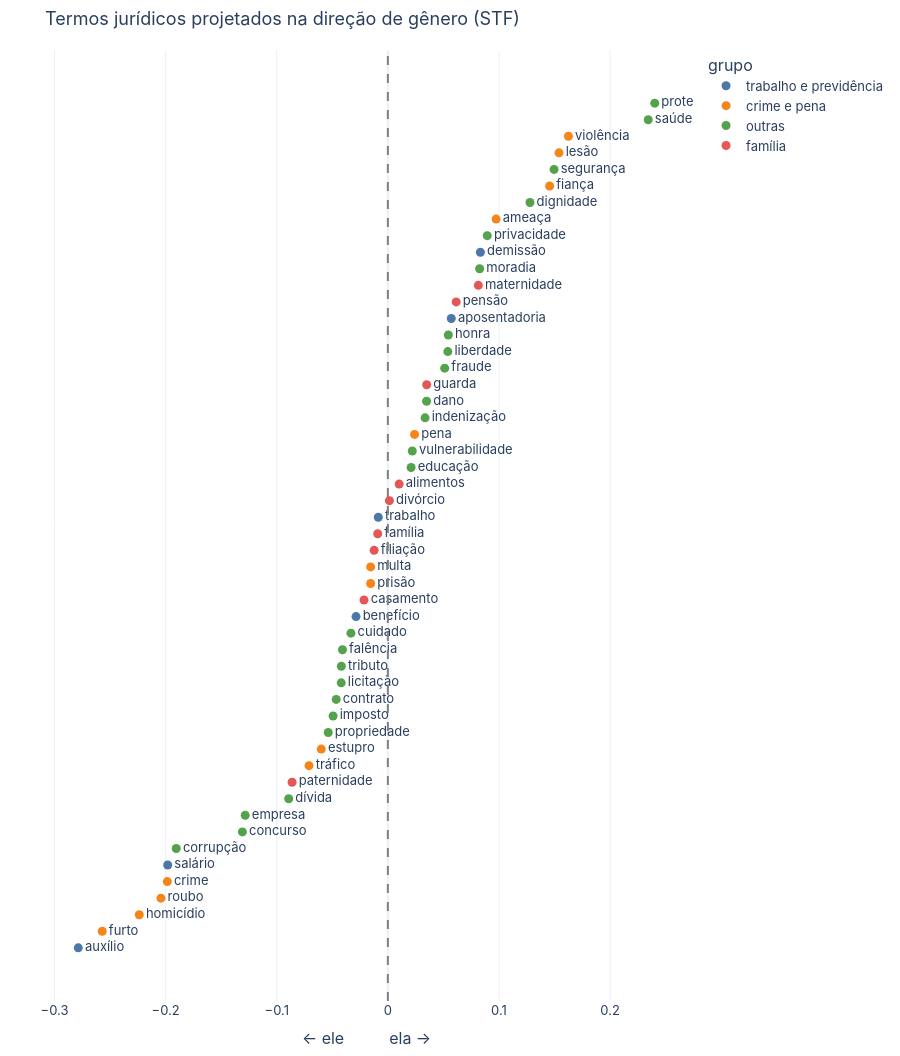

Source (notebook cell):
### Code cell
labels = {"crime e pena": ["crime", "violência", "homicídio", "furto", "roubo", "tráfico", "estupro", "lesão", "ameaça", "prisão", "fiança", "pena", "multa"],
          "família": ["família", "guarda", "pensão", "alimentos", "divórcio", "casamento", "maternidade", "paternidade", "filiação"],
          "trabalho e previdência": ["trabalho", "salário", "assédio", "demissão", "aposentadoria", "benefício", "auxílio"]}
df = profile(leg, neutros, g_leg, labels)
bias_axis_figure(df, title="Termos jurídicos projetados na direção de gênero (STF)", axis_label="← ele          ela →")

### Figure 1 — Plotly figure (JSON) as saved in the notebook; plotly's stock layout.template omitted (floating-point values rounded to 4 significant figures)
{"data": [{"hovertemplate": "grupo=trabalho e previdência<br>proj_g=%{x}<br>_y=%{y}<br>palavra=%{text}<extra></extra>", "legendgroup": "trabalho e previdência", "marker": {"color": "#4C78A8", "size": 9, "symbol": "circle"}, "mode": "markers+text", "name": "trabalho e previdência", "orientation": "v", "showlegend": true, "text": ["auxílio", "salário", "benefício", "trabalho", "aposentadoria", "demissão"], "textposition": "middle right", "type": "scatter", "x": [-0.2786, -0.1981, -0.02864, -0.008609, 0.05706, 0.08326], "xaxis": "x", "y": [0, 5, 20, 26, 38, 42], "yaxis": "y"}, {"hovertemplate": "grupo=crime e pena<br>proj_g=%{x}<br>_y=%{y}<br>palavra=%{text}<extra></extra>", "legendgroup": "crime e pena", "marker": {"color": "#F58518", "size": 9, "symbol": "circle"}, "mode": "markers+text", "name": "crime e pena", "orientation": "v", "showlegend": true, "text": ["furto", "homicídio", "roubo", "crime", "tráfico", "estupro", "prisão", "multa", "pena", "ameaça", "fiança", "lesão", "violência"], "textposition": "middle right", "type": "scatter", "x": [-0.257, -0.2237, -0.2042, -0.1985, -0.07095, -0.05992, -0.01551, -0.01549, 0.02403, 0.0974, 0.1456, 0.154, 0.1625], "xaxis": "x", "y": [1, 2, 3, 4, 11, 12, 22, 23, 31, 44, 46, 48, 49], "yaxis": "y"}, {"hovertemplate": "grupo=outras<br>proj_g=%{x}<br>_y=%{y}<br>palavra=%{text}<extra></extra>", "legendgroup": "outras", "marker": {"color": "#54A24B", "size": 9, "symbol": "circle"}, "mode": "markers+text", "name": "outras", "orientation": "v", "showlegend": true, "text": ["corrupção", "concurso", "empresa", "dívida", "propriedade", "imposto", "contrato", "licitação", "tributo", "falência", "cuidado", "educação", "vulnerabilidade", "indenização", "dano", "fraude", "liberdade", "honra", "moradia", "privacidade", "dignidade", "segurança", "saúde", "proteção"], "textposition": "middle right", "type": "scatter", "x": [-0.1904, -0.1309, -0.1284, -0.08924, -0.05367, -0.0493, -0.04647, -0.04197, -0.04189, -0.04083, -0.03324, 0.02092, 0.02198, 0.03348, 0.03484, 0.05117, 0.05394, 0.0544, 0.0826, 0.08944, 0.1279, 0.1496, 0.2343, 0.2401], "xaxis": "x", "y": [6, 7, 8, 9, 13, 14, 15, 16, 17, 18, 19, 29, 30, 32, 33, 35, 36, 37, 41, 43, 45, 47, 50, 51], "yaxis": "y"}, {"hovertemplate": "grupo=família<br>proj_g=%{x}<br>_y=%{y}<br>palavra=%{text}<extra></extra>", "legendgroup": "família", "marker": {"color": "#E45756", "size": 9, "symbol": "circle"}, "mode": "markers+text", "name": "família", "orientation": "v", "showlegend": true, "text": ["paternidade", "casamento", "filiação", "família", "divórcio", "alimentos", "guarda", "pensão", "maternidade"], "textposition": "middle right", "type": "scatter", "x": [-0.08618, -0.02147, -0.01237, -0.009158, 0.001413, 0.01016, 0.03494, 0.06148, 0.08141], "xaxis": "x", "y": [10, 21, 24, 25, 27, 28, 34, 39, 40], "yaxis": "y"}], "layout": {"font": {"family": "Inter, Helvetica, Arial, sans-serif", "size": 13}, "height": 1056, "legend": {"title": {"text": "grupo"}, "tracegroupgap": 0}, "margin": {"b": 40, "l": 40, "r": 20, "t": 50}, "shapes": [{"line": {"color": "gray", "dash": "dash"}, "type": "line", "x0": 0, "x1": 0, "xref": "x", "y0": 0, "y1": 1, "yref": "y domain"}], "title": {"text": "Termos jurídicos projetados na direção de gênero (STF)"}, "xaxis": {"anchor": "y", "domain": [0.0, 1.0], "title": {"text": "← ele          ela →"}}, "yaxis": {"anchor": "x", "domain": [0.0, 1.0], "title": {"text": "_y"}, "visible": false}}}
